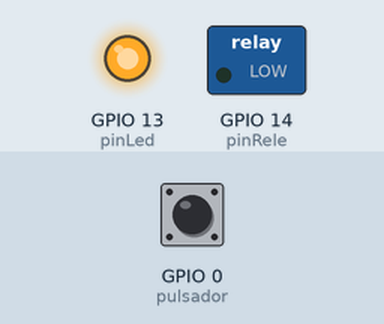
A sketch run on a simulated ESP8266 (NodeMCU). On the bench: switched loads named in the sketch (green lamp = pin HIGH), output pins drawn as LEDs (lit = HIGH). Dashed ring = blinking. The test bench sets the inputs (shaded band); at power-on: GPIO 0 (pulsador) HIGH. WiFi joins after 1.5 s; servers stay silent unless stated; no MQTT or app messages arrive unless stated; what the sketch prints to the serial monitor is not drawn.

Above: at 2.7 s.
2.8 s: GPIO 0 (pulsador) pulled LOW for 0.15 s
At 3.9 s:
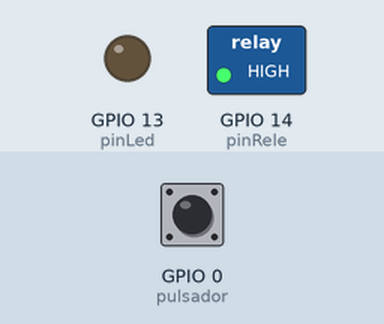
5.9 s: GPIO 0 (pulsador) pulled LOW for 1 s
At 6.2 s:
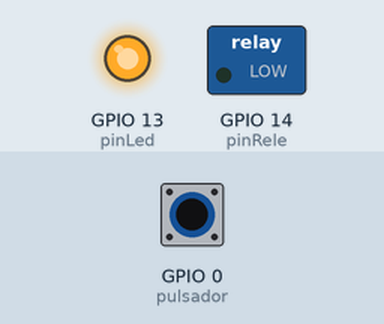
11.4 s: GPIO 0 (pulsador) pulsed LOW 5 times (0.12 s each, 0.3 s apart)
At 11.55 s:
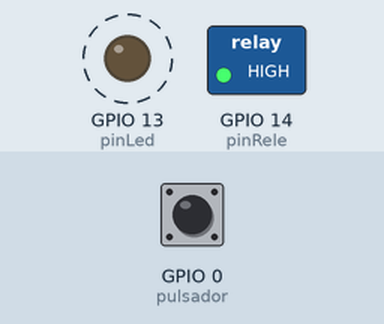
Timing chart, 0 to 14.4 s (numbered marks = the images above; inputs shaded):
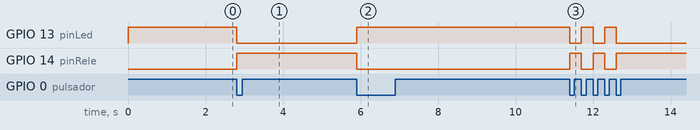

The sketch:

EBOOK-SONOFF-2.ino
```cpp
/*
   Programa para controlar un relé SonoFF
   desde una Raspberry Pi con Node-RED y MQTT.
*/

// Librerías
#include <ESP8266WiFi.h>
#include <PubSubClient.h>

// Librerías WiFiManager
#include <DNSServer.h>
#include <ESP8266WebServer.h>
#include <WiFiManager.h>

// Datos MQTT
const char* mqtt_server = "192.168.1.97";
const char* mqtt_topic_bomba = "casa/bomba";
const char* mqtt_topic_estado_bomba = "casa/bomba/estadbomba";

// Conexión a la red WiFi y al Broker
WiFiClient espClient;
PubSubClient clientMqtt(espClient);

// Pin del relé y del LED
const byte pinRele = 14;
const byte pinLed = 13;

// Interrupcion
const byte pulsador = 0;
boolean estadoRele = false;
volatile boolean enviarEstado = false;

void setup() {
  // Iniciamos comunicación serie
  Serial.begin(115200);

  // Modo del pin LED y del relé
  pinMode(pinRele, OUTPUT);
  pinMode(pinLed, OUTPUT);
  pinMode(pulsador, INPUT);

  // Apagamos los dos pines
  digitalWrite(pinRele, LOW);
  digitalWrite(pinLed, HIGH);

  // Iniciamos WiFiManager
  WiFiManager wifiManager;

  // Configuración del punto de acceso
  wifiManager.autoConnect("bombaffAP");

  // Configuración MQTT
  clientMqtt.setServer(mqtt_server, 1883);
  clientMqtt.setCallback(callback);

  // Configuración de interrupción
  attachInterrupt(digitalPinToInterrupt(pulsador), enviarEstadoMQTT, FALLING);
}

void callback(char* topic, byte* payload, unsigned int length) {
  Serial.print("Mensaje recibido[");
  Serial.print(topic);
  Serial.print("] ");
  // Mostramos el mensaje en el monitor serie
  for (int i = 0; i < length; i++) {
    Serial.print((char)payload[i]);
  }
  Serial.println();

  // Si el topic coincide con el de la luz apagamos o encendemos
  if (strcmp(topic, mqtt_topic_bomba) == 0) {
    // Si el parámetro recibido es un 1 apagamos el LED
    // Esto es debido a que los LEDs integrados en la placa
    // funcionan de forma invertida en NodeMCU.
    if ((char)payload[0] == '1') {
      // Encendemos el LED
      digitalWrite(pinLed, LOW);
      // Activamos el relé
      digitalWrite(pinRele, HIGH);
      // Cambiamos estado del relé
      estadoRele = true;
      // En caso contrario
    } else {
      // Apagamos el LED
      digitalWrite(pinLed, HIGH);
      // Desactivamos el relé
      digitalWrite(pinRele, LOW);
      // Cambiamos estado del relé
      estadoRele = false;
    }
  }
}

void loop() {

  // Comprobación si hemos perdido conexión
  if (!clientMqtt.connected()) {
    reconnect();
  }

  // Procesamos los mensajes entrantes
  clientMqtt.loop();

  // Si tenemos que enviar el estado a Node-RED lo enviamos
  if (enviarEstado) {
    // Cambiamos para que no vuelva a enviar
    enviarEstado = false;

    // Cambiamos estado del relé
    estadoRele = !estadoRele;

    // Encendemos o apagamos el relé y LED
    digitalWrite(pinLed, !estadoRele);
    digitalWrite(pinRele, estadoRele);

    // Enviamos el mensaje
    char msg[1] = {'1'};

    // Si ha sido apagado actualizamos el mensaje
    if (!estadoRele) {
      msg[0] = '0';
    }

    // Mostramos información por el monitor serie
    Serial.print("Publicando mensaje: ");
    Serial.println(msg);

    // Publicación del mensaje
    clientMqtt.publish(mqtt_topic_estado_bomba, msg);
  }
}

void reconnect() {
  // Repetimos hasta que se conecte con el Broker MQTT
  while (!clientMqtt.connected()) {
    Serial.print("Esperando conexión con MQTT...");
    // Intentamos conectar
    // El parámetro es el nombre que tiene este cliente
    if (clientMqtt.connect("bombaClient")) {
      Serial.println("Conectado");
      // Nos suscribimos al topic de la luz
      clientMqtt.subscribe(mqtt_topic_bomba);
    } else {
      Serial.print("Fallo al conectar, rc=");
      Serial.print(clientMqtt.state());
      Serial.println(" Intentando conectar en 5 segundos");
      // Esperamos 5 segundos
      delay(5000);
    }
  }
}

void enviarEstadoMQTT() {
  enviarEstado = true;
}
```

Measured:
- after the input at 2.8 s, GPIO 13 (pinLed): HIGH → LOW at once; GPIO 14 (pinRele): LOW → HIGH at once
- after the input at 5.9 s, GPIO 13 (pinLed): LOW → HIGH at once; GPIO 14 (pinRele): HIGH → LOW at once
- after the input at 11.4 s, GPIO 13 (pinLed): alternates HIGH for 0.30 s and LOW for 0.30 s, 5 changes in all, then stays LOW, starting at once; GPIO 14 (pinRele): alternates HIGH for 0.30 s and LOW for 0.30 s, 5 changes in all, then stays HIGH, starting at once
